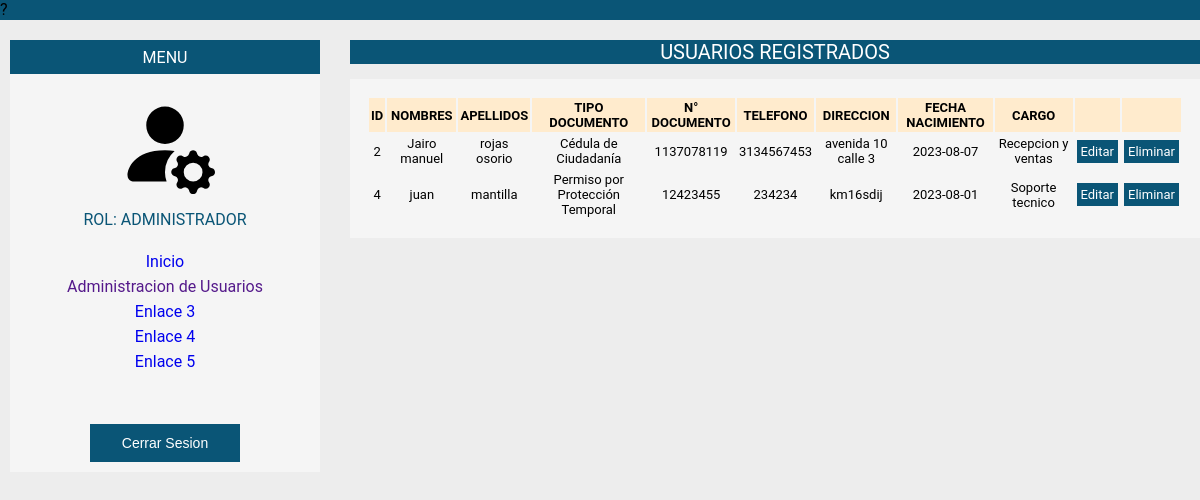
The app's page /Administrador/BuscarUsuarios.php with its own data.
### tables this page shows
CREATE TABLE `usersystem` (
  `iduserSystem` int NOT NULL AUTO_INCREMENT,
  `nombres` varchar(20) DEFAULT NULL,
  `apellidos` varchar(30) DEFAULT NULL,
  `tipoDocumento` varchar(50) DEFAULT NULL,
  `numeroDocumento` varchar(20) DEFAULT NULL,
  `telefono` varchar(50) DEFAULT NULL,
  `direccion` varchar(50) DEFAULT NULL,
  `fechaNacimiento` varchar(50) DEFAULT NULL,
  `cargo` varchar(50) DEFAULT NULL,
  PRIMARY KEY (`iduserSystem`)
);

### Administrador/BuscarUsuarios.php (the view, shortened to what this page needs)
<?php
$conexion = connection();
$consulta = "SELECT * FROM usersystem";
$mysql = mysqli_query($conexion, $consulta);
?>
<!DOCTYPE html>
<html lang="en">
<head>
    <link rel="stylesheet" type="text/css" href="../css/style.css">
</head>
<?php include("../head.php"); ?>
<main>
<?php include("../Administrador/Menu.php"); ?>
<div class="bodyBuscador">
<table class="tablaUsuarios">
  <div class="encabezado">
    <label for="">USUARIOS REGISTRADOS</label>
  </div>
  <tr>
    <th>ID</th>
    <th>NOMBRES</th>
    <th>APELLIDOS</th>
    <th>TIPO DOCUMENTO</th>
	  <th>N° DOCUMENTO</th>
    <th>TELEFONO</th>
    <th>DIRECCION</th>
	  <th>FECHA NACIMIENTO</th>
    <th>CARGO</th>
    <th></th>
    <th></th>
  </tr>
        <?php
          while ($row = mysqli_fetch_assoc($mysql)): ?>
        <tr>
          <td class=""><?= $row['iduserSystem'] ?></td>
          <td><?= $row['nombres'] ?></td>
          <td><?= $row["apellidos"] ?></td>
          <td><?= $row["tipoDocumento"] ?></td>
          <td><?= $row["numeroDocumento"] ?></td>
          <td><?= $row["telefono"] ?></td>
          <td><?= $row["direccion"] ?></td>
          <td><?= $row["fechaNacimiento"] ?></td>
          <td><?= $row["cargo"] ?></td>
          <td><a class="editar" href="EditarUsuario.php?id=<?= $row['iduserSystem'] ?>">Editar</a></td>
          <td><a class="eliminar" href="EliminarUsuario.php?id=<?= $row['iduserSystem'] ?>">Eliminar</a></td>
        </tr>
        <?php endwhile; ?>
</table>
</div>
</main>
</html>

### head.php (shortened to what this page needs)
<!DOCTYPE html>
<html lang="en">
<head>
    <link rel="stylesheet" type="text/css" href="css/style.css">
</head>
<body>
    <div class="head">
        ?
    </div>
</body>
</html>

### Administrador/Menu.php (shortened to what this page needs)
<!DOCTYPE html>
<html lang="en">
<head>
    <link rel="stylesheet" type="text/css" href="../css/style.css">
</head>
<body>
    <div class="leftcolumn">
      <div class="menu">
        <div class="title">MENU</div>
          <div class="avatar"><img class="imgavatar" src="../img/person-admin.svg" alt="avatar"></div>
            <div class="rol">ROL: ADMINISTRADOR</div>
                <div class="modules">
                  <nav id="menu">
                    <ul>
                     <li><a href="../Panel/Administrador.php">Inicio</a></li>
                     <li><a href="">Administracion de Usuarios</a>
                      </li>
                        <li><a href="#">Enlace 3</a></li>
                        <li><a href="#">Enlace 4</a></li>
                        <li><a href="#">Enlace 5</a></li>
                    </ul>
                  </nav>
                </div>
                <div class="close">
        <input class="csbutton" type="button" value="Cerrar Sesion">
      </div>
      </div>
    </div>
</body>
</html>

### css/style.css (style rules this page uses)
:root { --main-bg-color: rgb(237,237,237); --main-text-color: #fff; --main-cont-color: rgb(245, 245, 245); --main-bor-color: rgb(10,85,118); }
body { background-color: var(--main-bg-color); margin: 0; font-family: Roboto; }
main { display: flex; gap: 30px; }
.head { background-color: var(--main-bor-color); height: 20px; }
.menu { background-color: rgb(245,245,245); margin-top: 20px; margin-left: 10px; width: 310px; }
.title { display: flex; background-color: var(--main-bor-color); color: var(--main-text-color); width: 310px; height: 34px; align-items: center; justify-content: center; }
.avatar { display: flex; justify-content: center; }
.imgavatar { margin-top: 20px; margin-bottom: 10px; width: 100px; height: 100px; }
.rol { display: flex; color: var(--main-bor-color); height: 30px; padding-bottom: 15px; align-items: center; justify-content: center; }
.modules { display: grid; justify-content: center; }
#menu, ul, li { margin: 0; padding: 0; }
#menu ul { line-height: 25px; }
#menu li { list-style: none; position: relative; background: var(--main-cont-color); }
#menu ul li a { width: 300px; height: 25px; display: block; text-decoration: none; text-align: center; }
.close { display: flex; justify-content: center; padding-top: 50px; padding-bottom: 10px; }
.csbutton { color: var(--main-text-color); font-size: 14px; background-color: var(--main-bor-color); border: solid var(--main-bor-color); width: 150px; height: 38px; }
.tablaUsuarios { display: grid; margin-top: 15px; padding: 2%; background-color: var(--main-cont-color); }
.encabezado { margin-top: 20px; font-size: 20px; text-align: center; height: auto; color: #fff; background-color: var(--main-bor-color); }
th { padding: 2px; border-bottom: solid; border: none; font-size: 13px; text-align: center; background-color: blanchedalmond; }
td { font-size: 13px; text-align: center; padding: 2px; border: none; }
.editar, .eliminar { padding: 4px; color: #fff; background-color: var(--main-bor-color); text-decoration: none; }

### records on screen
usersystem: iduserSystem "2", nombres "Jairo manuel", apellidos "rojas osorio", tipoDocumento "Cédula de Ciudadanía", numeroDocumento "1137078119", telefono "3134567453", direccion "avenida 10 calle 3", fechaNacimiento "2023-08-07", cargo "Recepcion y ventas"
usersystem: iduserSystem "4", nombres "juan", apellidos "mantilla", tipoDocumento "Permiso por Protección Temporal", numeroDocumento "12423455", telefono "234234", direccion "km16sdij", fechaNacimiento "2023-08-01", cargo "Soporte tecnico"
